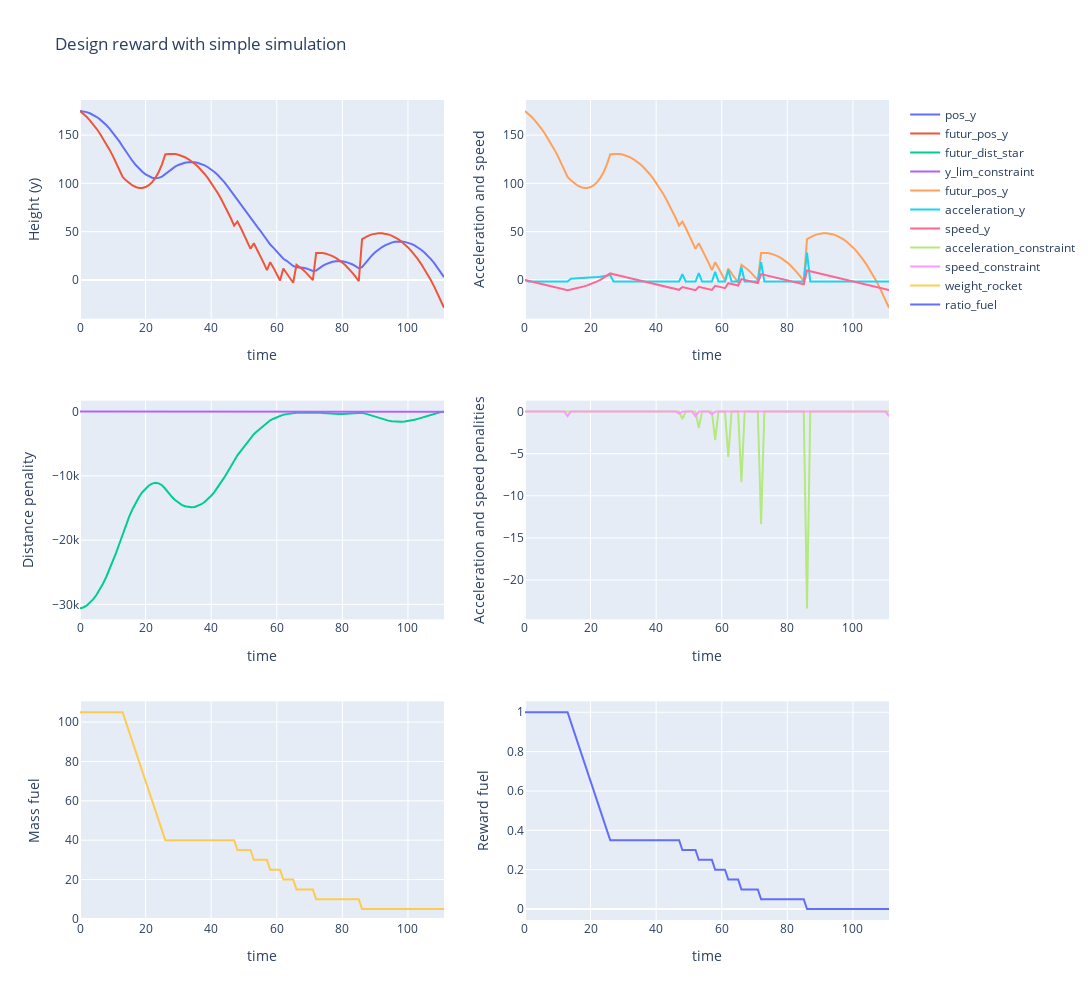

The notebook cell saved with this chart:
### Markdown cell above
# <span style="color:orange">Evaluate penalties function</span>

We designed our function to penalize undesired behavior. It's time to simulate what will happen. 
The system begins from the same starting point, and we add a new condition: if the speed or acceleration is above or below their respective upper and lower limits, the rocket's engine is turned off or on, depending on the situation.

### Code cell
dt, df_penalty = control_fall_simulation(JOSN_file, 
                            acceleration_y_constraint = 5, 
                            speed_y_limit = 10, 
                            y_lower_limit = 0)
# Trajecotry result do not plot event after the last propulsion
plotly_all_reward(dt, df_penalty)
